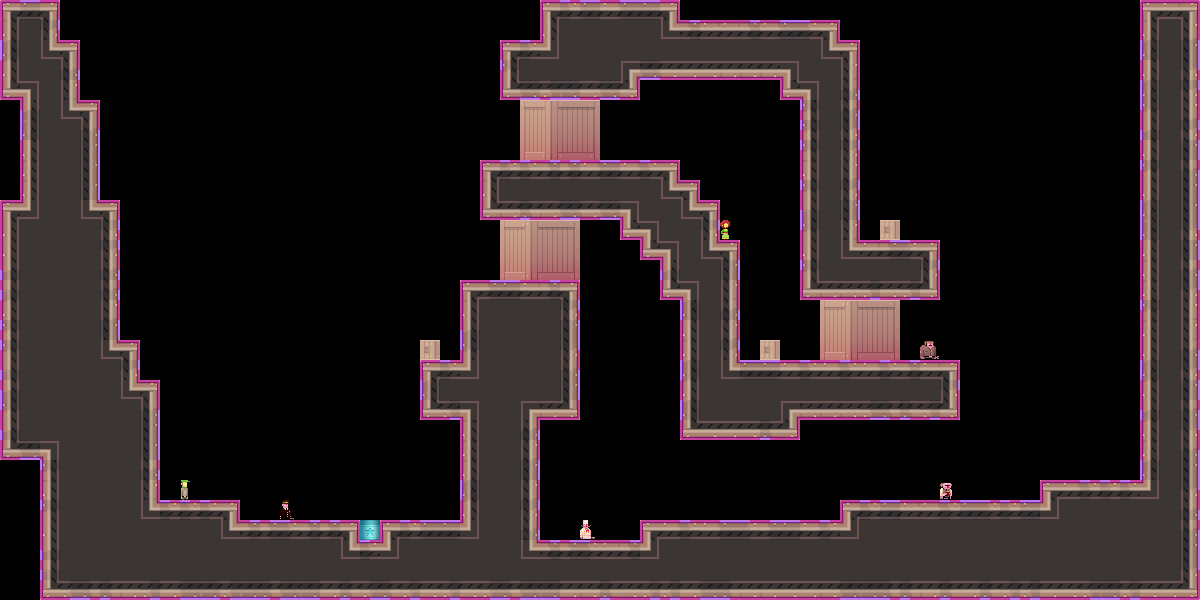

Tiled map render using the project's own tile images. Description and the whole map definition, tile-layer contents included, below:
An orthogonal 60x30 tile map with 20x20 px tiles, 1 tile layer (bg) and 1 object.

<map version="1.0" orientation="orthogonal" width="60" height="30" tilewidth="20" tileheight="20">
 <tileset firstgid="1" name="tiles_sydney" tilewidth="20" tileheight="20">
  <image source="../../../../../XNAModeContent/Lemonade/tiles_warehouse.png" width="400" height="400" />
  <terraintypes>
   <terrain name="regularBlocks" tile="-1" />
  </terraintypes>
  <tile id="8" terrain=",,,0" />
  <tile id="9" terrain=",,0,0" />
  <tile id="10" terrain=",,0,0" />
  <tile id="11" terrain=",,0,0" />
  <tile id="12" terrain=",,0,0" />
  <tile id="13" terrain=",,0,0" />
  <tile id="14" terrain=",,0," />
  <tile id="15" terrain="0,0,0," />
  <tile id="16" terrain="0,0,,0" />
  <tile id="28" terrain=",0,,0" />
  <tile id="34" terrain="0,,0," />
  <tile id="35" terrain="0,,0,0" />
  <tile id="36" terrain=",0,0,0" />
  <tile id="48" terrain=",0,,0" />
  <tile id="54" terrain="0,,0," />
  <tile id="68" terrain=",0,,0" />
  <tile id="74" terrain="0,,0," />
  <tile id="88" terrain=",0,,0" />
  <tile id="94" terrain="0,,0," />
  <tile id="108" terrain=",0,,0" />
  <tile id="114" terrain="0,,0," />
  <tile id="128" terrain=",0,," />
  <tile id="129" terrain="0,0,," />
  <tile id="130" terrain="0,0,," />
  <tile id="131" terrain="0,0,," />
  <tile id="132" terrain="0,0,," />
  <tile id="133" terrain="0,0,," />
  <tile id="134" terrain="0,,," />
  <tile id="194" terrain="0,0,0,0" />
  <tile id="356">
   <properties>
    <property name="LargeCrate" value="" />
   </properties>
  </tile>
  <tile id="380">
   <properties>
    <property name="Andre" value="" />
   </properties>
  </tile>
  <tile id="381">
   <properties>
    <property name="Liselot" value="" />
   </properties>
  </tile>
  <tile id="382">
   <properties>
    <property name="Amsterdaam" value="" />
   </properties>
  </tile>
  <tile id="383">
   <properties>
    <property name="Worker" value="" />
   </properties>
  </tile>
  <tile id="384">
   <properties>
    <property name="Inspector" value="" />
   </properties>
  </tile>
  <tile id="385">
   <properties>
    <property name="Chef" value="" />
   </properties>
  </tile>
  <tile id="386">
   <properties>
    <property name="Exit" value="" />
   </properties>
  </tile>
  <tile id="387">
   <properties>
    <property name="Trampoline" value="" />
   </properties>
  </tile>
  <tile id="388">
   <properties>
    <property name="SmallCrate" value="" />
   </properties>
  </tile>
  <tile id="389">
   <properties>
    <property name="SugarBag" value="" />
   </properties>
  </tile>
 </tileset>
 <layer name="bg" width="60" height="30">
  <data encoding="csv">
9,11,15,0,0,0,0,0,0,0,0,0,0,0,0,0,0,0,0,0,0,0,0,0,0,0,0,9,12,11,10,11,11,15,0,0,0,0,0,0,0,0,0,0,0,0,0,0,0,0,0,0,0,0,0,0,0,9,10,15,
109,195,75,0,0,0,0,0,0,0,0,0,0,0,0,0,0,0,0,0,0,0,0,0,0,0,0,69,195,195,195,195,195,36,13,10,10,13,10,11,14,15,0,0,0,0,0,0,0,0,0,0,0,0,0,0,0,109,195,35,
89,195,36,15,0,0,0,0,0,0,0,0,0,0,0,0,0,0,0,0,0,0,0,0,0,9,14,37,195,195,195,195,195,195,195,195,195,195,195,195,195,36,15,0,0,0,0,0,0,0,0,0,0,0,0,0,0,89,195,55,
109,195,195,95,0,0,0,0,0,0,0,0,0,0,0,0,0,0,0,0,0,0,0,0,0,49,195,195,195,195,195,16,133,134,132,132,134,134,134,17,195,195,35,0,0,0,0,0,0,0,0,0,0,0,0,0,0,69,195,115,
129,17,195,35,0,0,0,0,0,0,0,0,0,0,0,0,0,0,0,0,0,0,0,0,0,129,133,130,133,132,133,135,0,0,0,0,0,0,0,129,17,195,95,0,0,0,0,0,0,0,0,0,0,0,0,0,0,89,195,75,
0,29,195,36,15,0,0,0,0,0,0,0,0,0,0,0,0,0,0,0,0,0,0,0,0,0,357,358,359,360,0,0,0,0,0,0,0,0,0,0,49,195,95,0,0,0,0,0,0,0,0,0,0,0,0,0,0,49,195,35,
0,89,195,195,95,0,0,0,0,0,0,0,0,0,0,0,0,0,0,0,0,0,0,0,0,0,377,378,379,380,0,0,0,0,0,0,0,0,0,0,49,195,115,0,0,0,0,0,0,0,0,0,0,0,0,0,0,29,195,75,
0,69,195,195,55,0,0,0,0,0,0,0,0,0,0,0,0,0,0,0,0,0,0,0,0,0,397,398,399,400,0,0,0,0,0,0,0,0,0,0,49,195,115,0,0,0,0,0,0,0,0,0,0,0,0,0,0,69,195,55,
0,109,195,195,55,0,0,0,0,0,0,0,0,0,0,0,0,0,0,0,0,0,0,0,9,14,12,13,13,10,11,10,12,15,0,0,0,0,0,0,109,195,35,0,0,0,0,0,0,0,0,0,0,0,0,0,0,49,195,95,
0,109,195,195,55,0,0,0,0,0,0,0,0,0,0,0,0,0,0,0,0,0,0,0,109,195,195,195,195,195,195,195,195,36,15,0,0,0,0,0,49,195,75,0,0,0,0,0,0,0,0,0,0,0,0,0,0,69,195,55,
9,37,195,195,36,15,0,0,0,0,0,0,0,0,0,0,0,0,0,0,0,0,0,0,129,134,131,134,133,134,133,17,195,195,36,15,0,0,0,0,29,195,55,0,0,0,0,0,0,0,0,0,0,0,0,0,0,89,195,55,
69,195,195,195,195,75,0,0,0,0,0,0,0,0,0,0,0,0,0,0,0,0,0,0,0,357,358,359,360,0,0,129,17,195,195,115,382,0,0,0,49,195,35,0,389,0,0,0,0,0,0,0,0,0,0,0,0,89,195,75,
69,195,195,195,195,115,0,0,0,0,0,0,0,0,0,0,0,0,0,0,0,0,0,0,0,377,378,379,380,0,0,0,129,17,195,36,15,0,0,0,69,195,36,10,13,12,15,0,0,0,0,0,0,0,0,0,0,69,195,55,
29,195,195,195,195,95,0,0,0,0,0,0,0,0,0,0,0,0,0,0,0,0,0,0,0,397,398,399,400,0,0,0,0,29,195,195,55,0,0,0,49,195,195,195,195,195,75,0,0,0,0,0,0,0,0,0,0,109,195,95,
29,195,195,195,195,95,0,0,0,0,0,0,0,0,0,0,0,0,0,0,0,0,0,9,13,11,10,13,15,0,0,0,0,129,17,195,35,0,0,0,129,134,134,130,132,130,135,0,0,0,0,0,0,0,0,0,0,109,195,115,
109,195,195,195,195,35,0,0,0,0,0,0,0,0,0,0,0,0,0,0,0,0,0,109,195,195,195,195,75,0,0,0,0,0,89,195,95,0,0,0,0,357,358,359,360,0,0,0,0,0,0,0,0,0,0,0,0,49,195,35,
49,195,195,195,195,55,0,0,0,0,0,0,0,0,0,0,0,0,0,0,0,0,0,29,195,195,195,195,55,0,0,0,0,0,69,195,35,0,0,0,0,377,378,379,380,0,0,0,0,0,0,0,0,0,0,0,0,109,195,35,
49,195,195,195,195,36,15,0,0,0,0,0,0,0,0,0,0,0,0,0,0,389,0,49,195,195,195,195,115,0,0,0,0,0,109,195,75,0,389,0,0,397,398,399,400,0,384,0,0,0,0,0,0,0,0,0,0,69,195,95,
29,195,195,195,195,195,115,0,0,0,0,0,0,0,0,0,0,0,0,0,0,9,14,37,195,195,195,195,95,0,0,0,0,0,89,195,36,11,11,10,12,10,12,10,14,13,10,15,0,0,0,0,0,0,0,0,0,89,195,115,
29,195,195,195,195,195,36,15,0,0,0,0,0,0,0,0,0,0,0,0,0,89,195,195,195,195,195,195,55,0,0,0,0,0,109,195,195,195,195,195,195,195,195,195,195,195,195,115,0,0,0,0,0,0,0,0,0,109,195,55,
49,195,195,195,195,195,195,95,0,0,0,0,0,0,0,0,0,0,0,0,0,129,130,17,195,195,16,134,135,0,0,0,0,0,89,195,195,195,195,16,134,134,134,130,131,131,130,135,0,0,0,0,0,0,0,0,0,29,195,95,
29,195,195,195,195,195,195,55,0,0,0,0,0,0,0,0,0,0,0,0,0,0,0,109,195,195,95,0,0,0,0,0,0,0,129,132,132,132,131,135,0,0,0,0,0,0,0,0,0,0,0,0,0,0,0,0,0,109,195,75,
129,133,17,195,195,195,195,55,0,0,0,0,0,0,0,0,0,0,0,0,0,0,0,109,195,195,35,0,0,0,0,0,0,0,0,0,0,0,0,0,0,0,0,0,0,0,0,0,0,0,0,0,0,0,0,0,0,109,195,95,
0,0,49,195,195,195,195,95,0,0,0,0,0,0,0,0,0,0,0,0,0,0,0,109,195,195,55,0,0,0,0,0,0,0,0,0,0,0,0,0,0,0,0,0,0,0,0,0,0,0,0,0,0,0,0,0,0,89,195,55,
0,0,109,195,195,195,195,35,0,381,0,0,0,0,0,0,0,0,0,0,0,0,0,89,195,195,35,0,0,0,0,0,0,0,0,0,0,0,0,0,0,0,0,0,0,0,0,385,0,0,0,0,9,10,12,12,12,37,195,115,
0,0,49,195,195,195,195,36,14,14,12,15,0,0,383,0,0,0,0,0,0,0,0,109,195,195,115,0,0,0,0,0,0,0,0,0,0,0,0,0,0,0,9,12,11,10,10,12,11,14,12,11,37,195,195,195,195,195,195,95,
0,0,69,195,195,195,195,195,195,195,195,36,13,13,14,13,13,15,388,9,12,11,11,37,195,195,95,0,0,386,0,0,9,10,14,10,11,14,13,11,10,14,37,195,195,195,195,195,195,195,195,195,195,195,195,195,195,195,195,95,
0,0,29,195,195,195,195,195,195,195,195,195,195,195,195,195,195,36,12,37,195,195,195,195,195,195,36,13,13,12,10,13,37,195,195,195,195,195,195,195,195,195,195,195,195,195,195,195,195,195,195,195,195,195,195,195,195,195,195,55,
0,0,29,195,195,195,195,195,195,195,195,195,195,195,195,195,195,195,195,195,195,195,195,195,195,195,195,195,195,195,195,195,195,195,195,195,195,195,195,195,195,195,195,195,195,195,195,195,195,195,195,195,195,195,195,195,195,195,195,115,
0,0,129,130,131,131,134,130,132,133,133,130,133,131,133,133,132,131,130,131,130,132,130,132,130,131,133,133,132,134,131,132,130,130,132,133,131,134,134,132,132,134,133,133,131,131,134,131,132,131,130,130,132,132,130,133,130,132,132,135
</data>
 </layer>
 <objectgroup name="boxes" width="60" height="30">
  <object x="900" y="180">
   <polyline points="0,0 60,0 100,40 100,260" />
  </object>
 </objectgroup>
</map>
